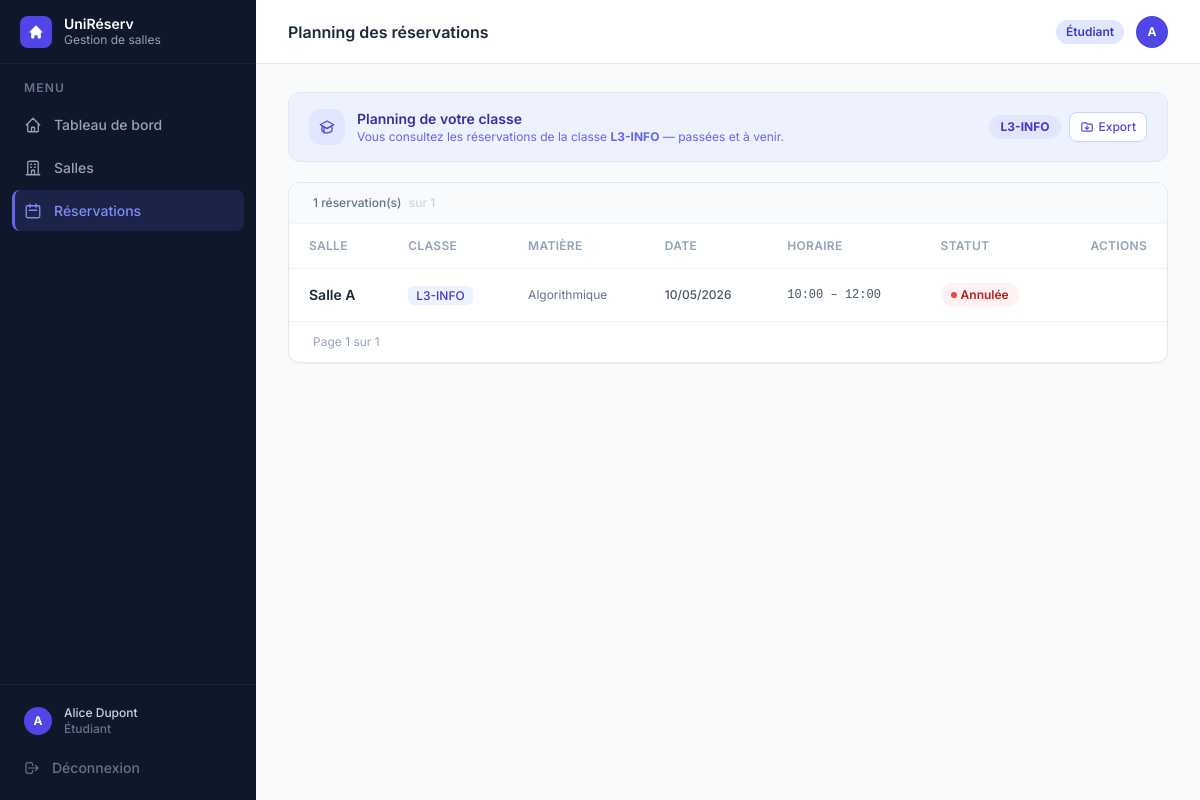
Page /reservations (signed in) on the earlier database version.
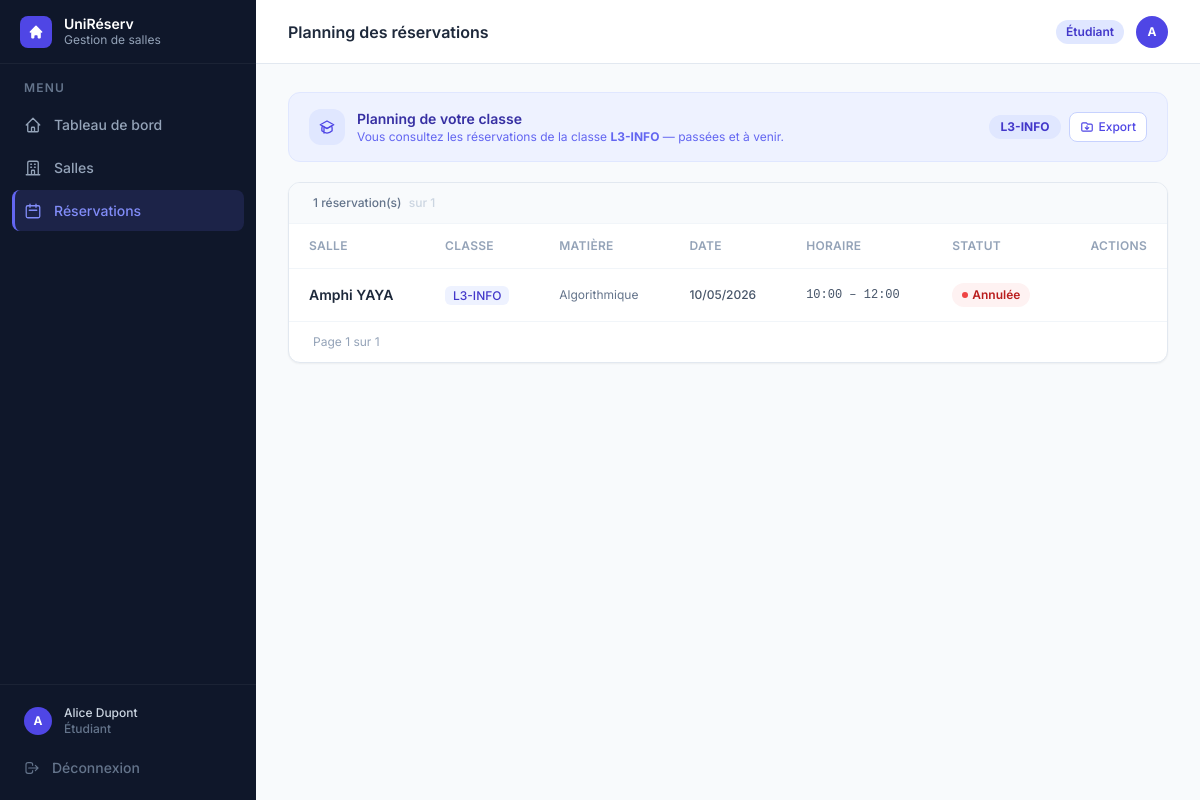
Same page on the later database version.
### tables this page shows
CREATE TABLE reservations (
            id              INTEGER PRIMARY KEY,
            salle_id        INTEGER NOT NULL,
            responsable_id  INTEGER NOT NULL,
            classe          TEXT    NOT NULL,
            date            TEXT    NOT NULL,
            heure_debut     TEXT    NOT NULL,
            heure_fin       TEXT    NOT NULL,
            matiere         TEXT    DEFAULT '',
            statut          TEXT    NOT NULL DEFAULT 'en_attente',
            date_creation   TEXT    NOT NULL,
            FOREIGN KEY (salle_id)       REFERENCES salles(id),
            FOREIGN KEY (responsable_id) REFERENCES utilisateurs(id)
        );

CREATE TABLE salles (
            id          INTEGER PRIMARY KEY,
            nom         TEXT    NOT NULL UNIQUE,
            capacite    INTEGER NOT NULL,
            equipements TEXT    NOT NULL DEFAULT '[]',
            disponible  INTEGER NOT NULL DEFAULT 1
        );

### app.py (the view)
@app.route("/reservations")
@login_required
def reservations():
    _, utilisateurs, salles_dict, toutes = get_data()
    filtre_date    = request.args.get("date", "")
    filtre_salle   = request.args.get("salle_id", "")
    filtre_classe  = request.args.get("classe", "").strip()
    filtre_places  = request.args.get("places_min", "").strip()
    resultats = list(toutes)
    classe_etudiant = ""
    if session.get("user_role") == "etudiant":
        u_courant = utilisateurs.get(session["user_id"])
        if u_courant and getattr(u_courant, "classe", ""):
            classe_etudiant = u_courant.classe
            resultats = [r for r in resultats if r.classe == classe_etudiant]
    if filtre_date:
        try:
            d = date.fromisoformat(filtre_date)
            resultats = [r for r in resultats if r.date == d]
        except ValueError:
            pass
    if filtre_salle and filtre_salle.isdigit():
        sid = int(filtre_salle)
        resultats = [r for r in resultats if r.salle.id == sid]
    if filtre_classe:
        resultats = [r for r in resultats if filtre_classe.lower() in r.classe.lower()]
    if filtre_places and filtre_places.isdigit():
        min_places = int(filtre_places)
        resultats = [r for r in resultats if r.salle.capacite >= min_places]
    resultats.sort(key=lambda r: (r.date, r.heure_debut))
    return render_template(
        "reservations.html", active="reservations",
        reservations=resultats,
        salles=list(salles_dict.values()),
        filtre_date=filtre_date,
        filtre_salle=filtre_salle,
        filtre_classe=filtre_classe,
        filtre_places=filtre_places,
        peut_gerer=peut_gerer_reservations(),
        StatutReservation=StatutReservation,
        classe_etudiant=classe_etudiant,
    )

### app.py (called while the page is built)
def get_bd():
    return BaseDonneesSQLite()

def get_data():
    bd   = get_bd()
    tout = bd.charger_tout()
    maintenant = datetime.now()
    for r in tout["reservations"]:
        if r.statut in (StatutReservation.CONFIRMEE, StatutReservation.EN_ATTENTE):
            if datetime.combine(r.date, r.heure_fin) < maintenant:
                r._Reservation__statut = StatutReservation.TERMINEE
                bd.sauvegarder_reservation(r)
    return (
        bd,
        {u.id: u for u in tout["utilisateurs"]},
        {s.id: s for s in tout["salles"]},
        tout["reservations"],
    )

def login_required(f):
    @wraps(f)
    def decorated(*args, **kwargs):
        if "user_id" not in session:
            return redirect(url_for("login"))
        return f(*args, **kwargs)
    return decorated

def peut_gerer_reservations():
    return session.get("user_role") in ("admin", "responsable")

### models/reservation.py (called while the page is built)
    def _valider_horaires(self):
        if self.__heure_debut >= self.__heure_fin:
            raise ValueError(
                f"L'heure de début ({self.__heure_debut}) "
                f"doit être avant l'heure de fin ({self.__heure_fin})."
            )

### templates/reservations.html (shortened to what the changed rows need)
{% extends "base.html" %}
{% block heading %}Planning des réservations{% endblock %}
{% block content %}
<div class="bg-white rounded-xl border border-slate-200 shadow-sm overflow-hidden">
  {% if reservations %}
  <div class="overflow-x-auto">
    <table class="w-full text-sm" id="res-table">
      <thead>
        <tr class="border-b border-slate-100">
          <th class="px-5 py-3.5 text-left text-xs font-semibold text-slate-400 uppercase tracking-wide">Salle</th>
          <th class="px-5 py-3.5 text-left text-xs font-semibold text-slate-400 uppercase tracking-wide">Classe</th>
          <th class="px-5 py-3.5 text-left text-xs font-semibold text-slate-400 uppercase tracking-wide">Matière</th>
          <th class="px-5 py-3.5 text-left text-xs font-semibold text-slate-400 uppercase tracking-wide">Date</th>
          <th class="px-5 py-3.5 text-left text-xs font-semibold text-slate-400 uppercase tracking-wide">Horaire</th>
          <th class="px-5 py-3.5 text-left text-xs font-semibold text-slate-400 uppercase tracking-wide">Statut</th>
          <th class="px-5 py-3.5 text-right text-xs font-semibold text-slate-400 uppercase tracking-wide">Actions</th>
        </tr>
      </thead>
      <tbody id="res-body">
        {% for r in reservations %}
        <tr class="res-row data-row border-b border-slate-50 last:border-0">
          <td class="px-5 py-3.5">
            <a href="{{ url_for('salles_detail', salle_id=r.salle.id) }}"
               class="font-semibold text-slate-800 hover:text-indigo-600 transition">{{ r.salle.nom }}</a>
          </td>
          <td class="px-5 py-3.5">
            <span class="px-2 py-0.5 rounded-md bg-indigo-50 text-indigo-700 text-xs font-medium">{{ r.classe }}</span>
          </td>
          <td class="px-5 py-3.5 text-slate-500 text-xs">{{ r.matiere or '—' }}</td>
          <td class="px-5 py-3.5 text-slate-600 text-xs font-medium">{{ r.date.strftime('%d/%m/%Y') }}</td>
          <td class="px-5 py-3.5 text-slate-600 font-mono text-xs">{{ r.heure_debut.strftime('%H:%M') }} – {{ r.heure_fin.strftime('%H:%M') }}</td>
          <td class="px-5 py-3.5">
            {% if r.statut == StatutReservation.CONFIRMEE %}
              <span class="inline-flex items-center gap-1 px-2.5 py-1 rounded-full text-xs font-semibold bg-emerald-50 text-emerald-700"><span class="w-1.5 h-1.5 rounded-full bg-emerald-500"></span>Confirmée</span>
            {% elif r.statut.value == 'en_attente' %}
              <span class="inline-flex items-center gap-1 px-2.5 py-1 rounded-full text-xs font-semibold bg-amber-50 text-amber-700"><span class="w-1.5 h-1.5 rounded-full bg-amber-400"></span>En attente</span>
            {% elif r.statut.value == 'annulee' %}
              <span class="inline-flex items-center gap-1 px-2.5 py-1 rounded-full text-xs font-semibold bg-red-50 text-red-700"><span class="w-1.5 h-1.5 rounded-full bg-red-500"></span>Annulée</span>
            {% else %}
              <span class="inline-flex items-center gap-1 px-2.5 py-1 rounded-full text-xs font-semibold bg-slate-100 text-slate-500"><span class="w-1.5 h-1.5 rounded-full bg-slate-400"></span>Terminée</span>
            {% endif %}
          </td>
          <td class="px-5 py-3.5 text-right">
          </td>
        </tr>
        {% endfor %}
      </tbody>
    </table>
  </div>
  {% endif %}
</div>
{% endblock %}

Differences in the rows shown:
changed through a linked row, reservations "L3-INFO": salle.nom "Salle A" → "Amphi YAYA"
